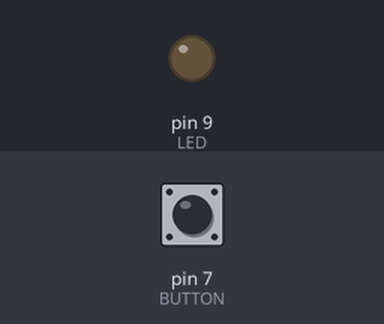
A sketch run on a simulated Arduino Uno, built with avr-gcc and run on an emulated ATmega328P. On the bench: output pins drawn as LEDs (lit = HIGH). The test bench sets the inputs (shaded band); at power-on: pin 7 (BUTTON) LOW.

Above: at 1.2 s.
1.3 s: pin 7 (BUTTON) pulled HIGH for 0.15 s
At 2.07 s:
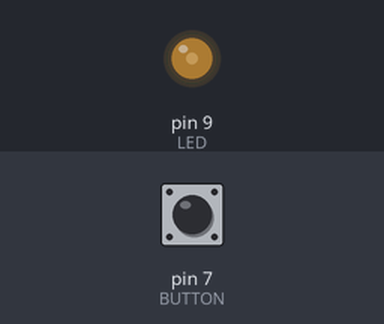
At 2.67 s:
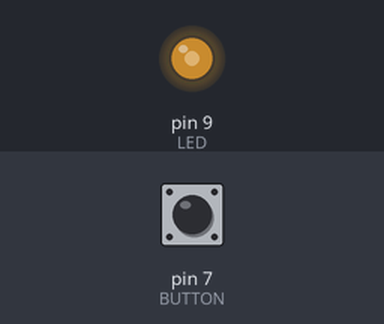
Timing chart, 0 to 10.3 s (numbered marks = the images above; inputs shaded):
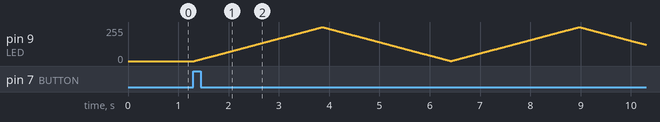

The sketch:

demmwhen-i-say2.ino
```cpp
const int LED    = 9;  // the pin for the LED
const int BUTTON = 7;  // input pin of the puahbutton

int val = 0;
int i = 0;

int old_val = 0;       // stores the previous value of "val"
int state   = 0;       // 0=LED off while 1 = LED on
int brightness = 128;  // stores the brightness value
unsigned long startTime =0; //when did we begin pressing?

void setup() {
pinMode(LED,OUTPUT);  //tell Arduino LED is an output
pinMode(BUTTON,INPUT);  //tell Arduino LED is an output
}

void loop() {
val = digitalRead(BUTTON);// read input value and store it

if ((val == HIGH)&&(old_val == LOW)){

  state = 1 - state ;

  startTime = millis();

  delay(10);
}

if ((val == HIGH)&&(old_val == LOW)){
  if (state == 1 && (millis() - startTime) > 500){
    brightness++;
    delay(10);

    if (brightness > 255){
      brightness = 0;
    }
  }
}


old_val = val;

  if (state == 1){
    for (i=0; i < 255; i++){//loop from 0 to 254 (fade in)
  analogWrite(LED,i);//set the LED brightness
  delay(10);         //Wait 10ms
  }
  for (i=255; i > 0; i--){//loop from 255 to 1 (fade out)
  analogWrite(LED,i);//set the LED brightness
  delay(10);         //Wait 10ms
  }
  }else{
  analogWrite(LED,0);
  }

}
```
